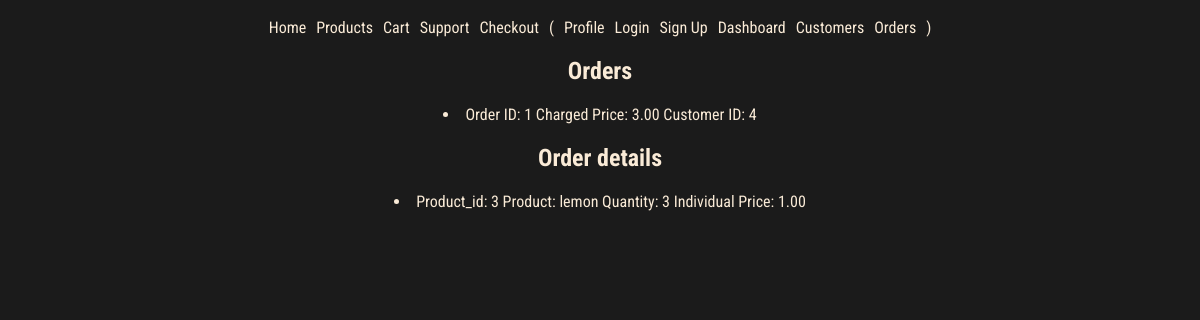
/orders/1, run on an earlier commit of the app's database.
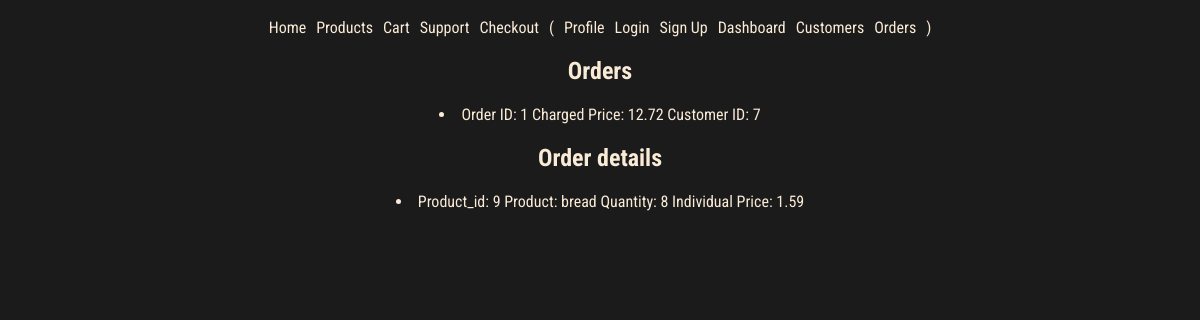
And on a later commit of the database.
### models.py (models this page shows, shortened)
class Order(db.Model):
    id = mapped_column(Integer, primary_key=True)
    user_id = mapped_column(Integer, ForeignKey(User.id), nullable=False)
    user = relationship("User", back_populates="orders")
    total = mapped_column(Numeric, nullable=False, default=0)
    item = relationship("ProductOrder", back_populates="order", cascade="all, delete-orphan")
    created = mapped_column(DateTime(timezone=True), default=datetime.now().replace(microsecond=0))
    processed = mapped_column(DateTime(timezone=True), nullable=True)
    strategy = mapped_column(String(20))  # Add a column to store the strategy used

class ProductOrder(db.Model):
    id = mapped_column(Integer, primary_key=True)
    order_id = mapped_column(Integer, ForeignKey("order.id"), nullable=False)
    product_id = mapped_column(Integer, ForeignKey("product.id"), nullable=False)
    order = relationship("Order", back_populates="item")
    product = relationship("Product", back_populates="orders")
    quantity = mapped_column(Integer, nullable=False, default=0)

class Product(db.Model):
    id = mapped_column(Integer, primary_key=True)
    name = mapped_column(String(200), nullable=False, unique=True)
    price = mapped_column(Numeric, nullable=False, default=0) # :3
    available = mapped_column(Integer, nullable=False, default=0)
    orders = relationship("ProductOrder", back_populates="product", cascade="all, delete-orphan")

### routes/orders.py (the view)
@orders_bp.route('/<int:order_id>')
def order_detail(order_id):
    order = Order.query.get_or_404(order_id)
    return render_template('pages/order_detail.html', order=order)

### templates/pages/order_detail.html
{% extends "base.html" %}
{% block content %}
<h2>Orders</h2>
<li>
    <span>Order ID: {{ order.id }}</span>
    <span>Charged Price: {{ order.total|round(2) }}</span>
    <span>Customer ID: {{ order.user_id }}</span>
</li>
<h2>Order details</h2>
{% for order in order.item %}
<li>
    <span>Product_id: {{ order.product_id }}</span>
    <span>Product: {{ order.product.name }}</span>
    <span>Quantity: {{ order.quantity }}</span>
    <span>Individual Price: {{ order.product.price|round(2) }}</span>
</li>
{% endfor %}
{% endblock %}

### templates/base.html (shortened to what this page needs)
<!doctype html>
<html lang="en">
<head>
    <link rel="stylesheet" type="text/css" href="{{ url_for('static', filename='style.css') }}">
</head>
<body>
    <nav>
        <div>
            <a href="{{ url_for('home') }}">Home</a>
            <a href="{{ url_for('products.products') }}">Products</a>
            <a href="{{ url_for('orders.cart') }}">Cart</a>
            <a href="{{ url_for('supports.supports') }}">Support</a>
            <a href="{{ url_for('orders.checkout')}}">Checkout</a>
            <span>
                (
            </span>
            <a href="{{ url_for('users.profile') }}">Profile</a>
            <a href="{{ url_for('auth.login') }}">Login</a>
            <a href="{{ url_for('auth.signup') }}">Sign Up</a>
            <a href="{{ url_for('admin.admin') }}">Dashboard</a>
            <a href="{{ url_for('users.users') }}">Customers</a>
            <a href="{{ url_for('orders.orders') }}">Orders</a>
            <span>
                )
            </span>
        </div>
    </nav>
    <div class="container">
        {% block content %}
        {% endblock %}
    </div>
</body>
</html>

### static/style.css (style rules this page uses)
:root { --font-color: antiquewhite; --background: #1b1b1b; --bg-variant: #2e2e2e; --bg-variant-dark: #1f1e1e; --accent-color: #00a2ff; }
body { display: flex; flex-direction: column; align-items: center; justify-content: center; background-color: var(--background); color: var(--font-color); font-family: "Roboto Condensed", sans-serif; padding: 10px; }
nav { display: flex; align-items: center; }
nav > div { display: flex; gap: 10px; }
.container { width: 80vw; max-width: 600px; display: flex; flex-direction: column; align-items: center; justify-content: center; }
a { color: var(--font-color); text-decoration: none; }

What changed in the data, as far as the page shows it:
changed Order id 1: total "3.00" → "12.72"; user_id "4" → "7"
changed ProductOrder: product_id "3" → "9"; product.name "lemon" → "bread"; quantity "3" → "8"; product.price "1.00" → "1.59"
